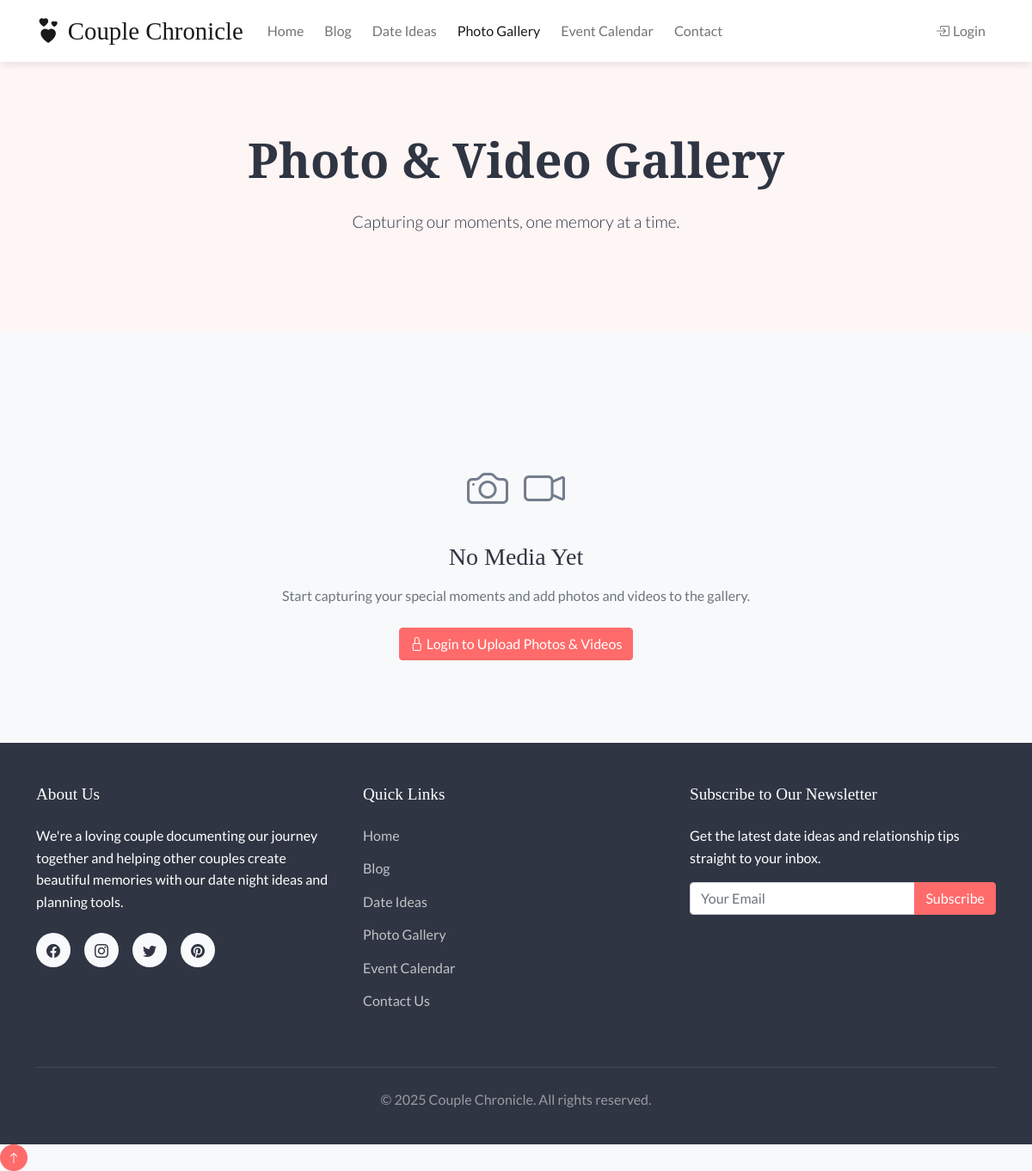
The app's page /gallery/, older data.
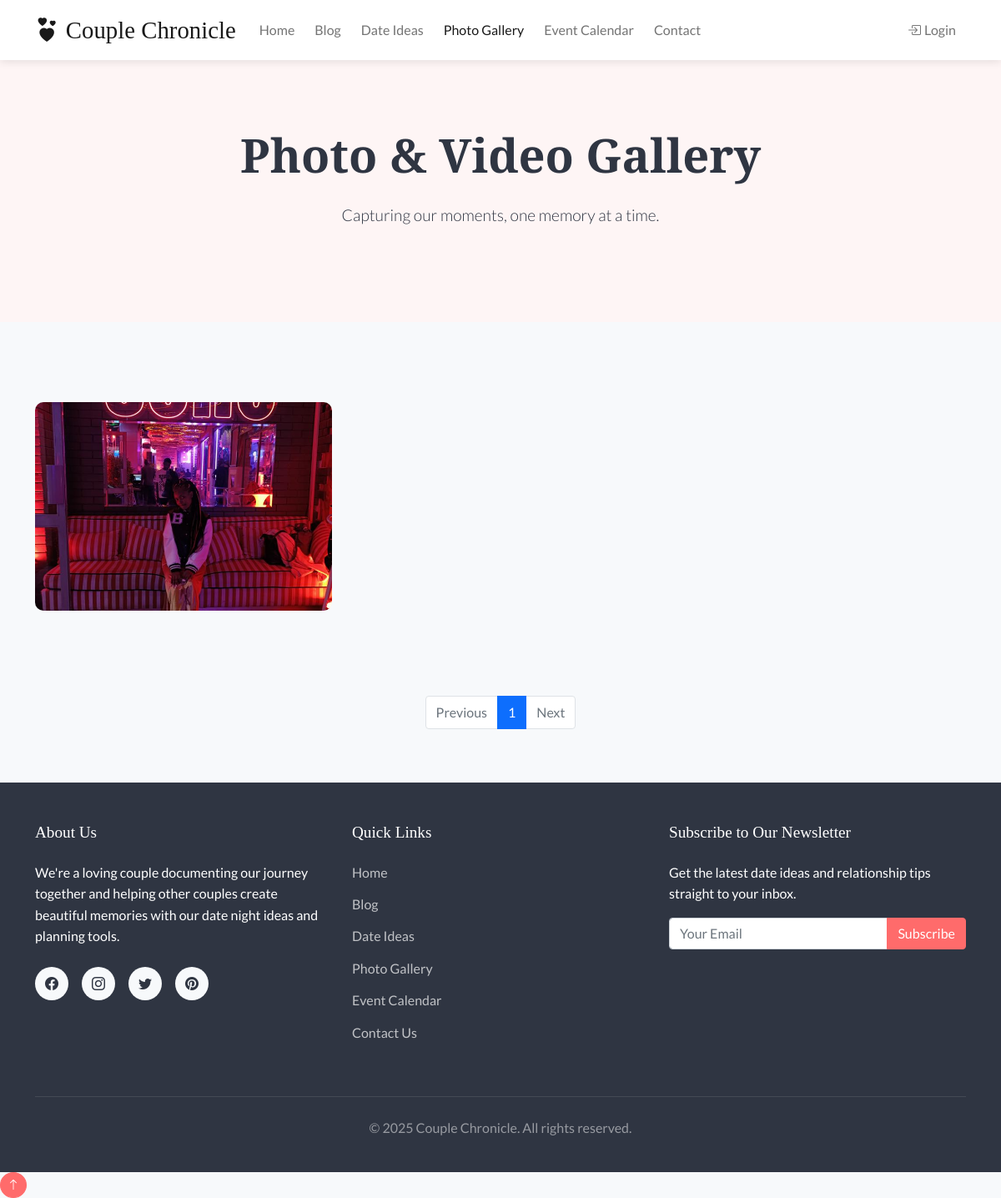
The same page, newer data.
### models.py (models this page shows, shortened)
class Photo(db.Model):
    id = db.Column(db.Integer, primary_key=True)
    title = db.Column(db.String(120))
    description = db.Column(db.Text)
    filename = db.Column(db.String(255), nullable=False)
    media_type = db.Column(db.String(10), default='image')  # 'image' or 'video'
    created_at = db.Column(db.DateTime, default=datetime.utcnow)
    user_id = db.Column(db.Integer, db.ForeignKey('user.id'), nullable=False)

### routes/gallery.py (the view)
@gallery_bp.route('/')
def index():
    page = request.args.get('page', 1, type=int)
    photos = Photo.query.order_by(Photo.created_at.desc()).paginate(page=page, per_page=12)
    return render_template('gallery/index.html', photos=photos)

### app.py (called while the page is built)
@app.context_processor
def inject_now():
    return {'now': datetime.utcnow()}

### templates/gallery/index.html (shortened to what this page needs)
{% extends 'base.html' %}
{% block content %}
<section class="hero text-center">
    <div class="container">
        <h1 class="display-4 fw-bold">Photo & Video Gallery</h1>
        <p class="lead">Capturing our moments, one memory at a time.</p>
    </div>
</section>
<section class="container py-5">
    {% if photos.items %}
        <div class="row">
            {% for photo in photos.items %}
                <div class="col-lg-4 col-md-6 mb-4">
                    <div class="gallery-item">
                        {% if photo.media_type == 'video' %}
                            <div class="position-relative" style="height: 220px; overflow: hidden; display: flex; align-items: center; justify-content: center; background: #000;">
                                <video width="100%" height="100%" style="object-fit: cover;" controls poster="{{ url_for('static', filename=photo.filename) }}.jpg">
                                    <source src="{{ url_for('static', filename=photo.filename) }}" type="video/mp4">
                                    Your browser does not support the video tag.
                                </video>
                                <span class="position-absolute" style="top: 10px; right: 10px; background: rgba(0,0,0,0.6); color: white; padding: 2px 8px; border-radius: 5px;">
                                    <i class="bi bi-camera-video"></i> Video
                                </span>
                            </div>
                        {% else %}
                            <img src="{{ url_for('static', filename=photo.filename) }}" alt="{{ photo.title or 'Gallery Photo' }}">
                        {% endif %}
                    </div>
                </div>
            {% endfor %}
        </div>
        <nav class="mt-5">
            <ul class="pagination justify-content-center">
                {% if photos.has_prev %}
                    <li class="page-item">
                        <a class="page-link" href="{{ url_for('gallery.index', page=photos.prev_num) }}">Previous</a>
                    </li>
                {% else %}
                    <li class="page-item disabled">
                        <span class="page-link">Previous</span>
                    </li>
                {% endif %}
                {% for page_num in photos.iter_pages(left_edge=1, right_edge=1, left_current=2, right_current=2) %}
                    {% if page_num %}
                        {% if page_num == photos.page %}
                            <li class="page-item active">
                                <span class="page-link">{{ page_num }}</span>
                            </li>
                        {% else %}
                            <li class="page-item">
                                <a class="page-link" href="{{ url_for('gallery.index', page=page_num) }}">{{ page_num }}</a>
                            </li>
                        {% endif %}
                    {% else %}
                        <li class="page-item disabled">
                            <span class="page-link">…</span>
                        </li>
                    {% endif %}
                {% endfor %}
                {% if photos.has_next %}
                    <li class="page-item">
                        <a class="page-link" href="{{ url_for('gallery.index', page=photos.next_num) }}">Next</a>
                    </li>
                {% else %}
                    <li class="page-item disabled">
                        <span class="page-link">Next</span>
                    </li>
                {% endif %}
            </ul>
        </nav>
    {% else %}
        <div class="text-center py-5">
            <div>
                <i class="bi bi-camera" style="font-size: 3rem; color: var(--gray-color);"></i>
                <i class="bi bi-camera-video" style="font-size: 3rem; color: var(--gray-color); margin-left: 15px;"></i>
            </div>
            <h3 class="mt-4 mb-3">No Media Yet</h3>
            <p class="text-muted mb-4">Start capturing your special moments and add photos and videos to the gallery.</p>
            {% if current_user.is_authenticated %}
                <a href="{{ url_for('gallery.upload') }}" class="btn btn-primary">
                    <i class="bi bi-cloud-upload"></i> Upload Your First Media
                </a>
            {% else %}
                <a href="{{ url_for('admin.login') }}" class="btn btn-primary">
                    <i class="bi bi-lock"></i> Login to Upload Photos & Videos
                </a>
            {% endif %}
        </div>
    {% endif %}
</section>
{% endblock %}

### templates/base.html (shortened to what this page needs)
<!DOCTYPE html>
<html lang="en">
<head>
    <link href="https://cdn.jsdelivr.net/npm/bootstrap@5.1.3/dist/css/bootstrap.min.css" rel="stylesheet">
    <link rel="stylesheet" href="https://cdn.jsdelivr.net/npm/bootstrap-icons@1.8.1/font/bootstrap-icons.css">
    <link rel="stylesheet" href="{{ url_for('static', filename='css/style.css') }}">
    <link rel="stylesheet" href="{{ url_for('static', filename='css/custom.css') }}">
</head>
<body {% if current_user.is_authenticated %}data-logged-in="true"{% else %}data-logged-in="false"{% endif %}>
    <nav class="navbar navbar-expand-lg navbar-light sticky-top">
        <div class="container">
            <a class="navbar-brand" href="{{ url_for('home.index') }}">
                <i class="bi bi-hearts me-2"></i>Couple Chronicle
            </a>
            <div class="collapse navbar-collapse" id="navbarNav">
                <ul class="navbar-nav me-auto">
                    <li class="nav-item">
                        <a class="nav-link {% if request.endpoint == 'home.index' %}active{% endif %}" href="{{ url_for('home.index') }}">Home</a>
                    </li>
                    <li class="nav-item">
                        <a class="nav-link {% if request.endpoint and request.endpoint.startswith('blog') %}active{% endif %}" href="{{ url_for('blog.index') }}">Blog</a>
                    </li>
                    <li class="nav-item">
                        <a class="nav-link {% if request.endpoint and request.endpoint.startswith('date_planner') %}active{% endif %}" href="{{ url_for('date_planner.index') }}">Date Ideas</a>
                    </li>
                    <li class="nav-item">
                        <a class="nav-link {% if request.endpoint and request.endpoint.startswith('gallery') %}active{% endif %}" href="{{ url_for('gallery.index') }}">Photo Gallery</a>
                    </li>
                    <li class="nav-item">
                        <a class="nav-link {% if request.endpoint and request.endpoint.startswith('calendar') %}active{% endif %}" href="{{ url_for('calendar.index') }}">Event Calendar</a>
                    </li>
                    <li class="nav-item">
                        <a class="nav-link {% if request.endpoint == 'contact.index' %}active{% endif %}" href="{{ url_for('contact.index') }}">Contact</a>
                    </li>
                </ul>
                <ul class="navbar-nav ms-auto">
                    {% if current_user.is_authenticated %}
                        {% if current_user.is_admin %}
                            <li class="nav-item">
                                <a class="nav-link {% if request.endpoint and request.endpoint.startswith('admin') %}active{% endif %}" href="{{ url_for('admin.dashboard') }}">
                                    <i class="bi bi-gear-fill me-1"></i>Admin
                                </a>
                            </li>
                        {% endif %}
                        <li class="nav-item">
                            <a class="nav-link" href="{{ url_for('admin.logout') }}">
                                <i class="bi bi-box-arrow-right me-1"></i>Logout
                            </a>
                        </li>
                    {% else %}
                        <li class="nav-item">
                            <a class="nav-link" href="{{ url_for('admin.login') }}">
                                <i class="bi bi-box-arrow-in-right me-1"></i>Login
                            </a>
                        </li>
                    {% endif %}
                </ul>
            </div>
        </div>
    </nav>
    <main>
        {% block content %}{% endblock %}
    </main>
    <footer>
        <div class="container">
            <div class="row">
                <div class="col-lg-4 col-md-6 mb-4 mb-md-0">
                    <h5>About Us</h5>
                    <p>We're a loving couple documenting our journey together and helping other couples create beautiful memories with our date night ideas and planning tools.</p>
                    <div class="social-links">
                        <a href="#"><i class="bi bi-facebook"></i></a>
                        <a href="#"><i class="bi bi-instagram"></i></a>
                        <a href="#"><i class="bi bi-twitter"></i></a>
                        <a href="#"><i class="bi bi-pinterest"></i></a>
                    </div>
                </div>
                <div class="col-lg-4 col-md-6 mb-4 mb-md-0">
                    <h5>Quick Links</h5>
                    <ul class="list-unstyled footer-links">
                        <li><a href="{{ url_for('home.index') }}">Home</a></li>
                        <li><a href="{{ url_for('blog.index') }}">Blog</a></li>
                        <li><a href="{{ url_for('date_planner.index') }}">Date Ideas</a></li>
                        <li><a href="{{ url_for('gallery.index') }}">Photo Gallery</a></li>
                        <li><a href="{{ url_for('calendar.index') }}">Event Calendar</a></li>
                        <li><a href="{{ url_for('contact.index') }}">Contact Us</a></li>
                    </ul>
                </div>
                <div class="col-lg-4 col-md-12">
                    <h5>Subscribe to Our Newsletter</h5>
                    <p>Get the latest date ideas and relationship tips straight to your inbox.</p>
                    <form>
                        <div class="input-group mb-3">
                            <input type="email" class="form-control" placeholder="Your Email" required>
                            <button class="btn btn-primary" type="submit">Subscribe</button>
                        </div>
                    </form>
                </div>
            </div>
            <div class="footer-bottom">
                <p>© 2025 Couple Chronicle. All rights reserved.</p>
            </div>
        </div>
    </footer>
    <button id="back-to-top" class="btn btn-primary btn-sm rounded-circle">
        <i class="bi bi-arrow-up"></i>
    </button>
</body>
</html>

### static/css/style.css (style rules this page uses)
:root { --primary-color: #FF6B6B; --secondary-color: #4ECDC4; --accent-color: #FFD166; --light-color: #F7F9FB; --dark-color: #2F3542; --gray-color: #747D8C; --soft-pink: #FDA7DF; --lavender: #D6A2E8; --font-heading: 'Playfair Display', serif; --font-body: 'Lato', sans-serif; }
body { font-family: var(--font-body); color: var(--dark-color); background-color: var(--light-color); line-height: 1.6; }
h1, h2, h3, h4, h5, h6 { font-family: var(--font-heading); margin-bottom: 1rem; color: var(--dark-color); }
a { color: var(--primary-color); text-decoration: none; transition: all 0.3s ease; }
.btn-primary { background-color: var(--primary-color); border-color: var(--primary-color); }
.navbar { background-color: rgba(255, 255, 255, 0.95); box-shadow: 0 2px 10px rgba(0, 0, 0, 0.1); }
.navbar-brand { font-family: var(--font-heading); font-size: 1.8rem; color: var(--primary-color); }
.navbar-nav .nav-link { color: var(--dark-color); font-weight: 500; padding: 0.5rem 1rem; margin: 0 0.25rem; position: relative; }
.navbar-nav .nav-link::after { content: ''; position: absolute; width: 0; height: 2px; bottom: 0; left: 50%; background-color: var(--primary-color); transition: all 0.3s ease; }
.hero { background-color: #fef5f5; padding: 5rem 0; margin-bottom: 3rem; position: relative; overflow: hidden; }
.hero::before { content: ''; position: absolute; top: 0; left: 0; width: 100%; height: 100%; background-image: url('https://cdn.jsdelivr.net/gh/feathericons/feather@4.29.0/icons/heart.svg'); background-repeat: repeat; background-size: 100px; opacity: 0.03; z-index: 0; }
.hero h1 { font-size: 3.5rem; margin-bottom: 1.5rem; position: relative; z-index: 1; }
.hero p { font-size: 1.2rem; max-width: 80%; margin: 0 auto 2rem; position: relative; z-index: 1; }
.gallery-item { margin-bottom: 30px; position: relative; overflow: hidden; border-radius: 10px; }
.gallery-item img { transition: transform 0.3s ease; width: 100%; height: 250px; object-fit: cover; }
.social-links { display: flex; gap: 1rem; margin-top: 1.5rem; }
.social-links a { width: 40px; height: 40px; border-radius: 50%; display: flex; align-items: center; justify-content: center; background-color: var(--light-color); color: var(--dark-color); transition: all 0.3s ease; }
footer { background-color: var(--dark-color); color: white; padding: 3rem 0 1.5rem; }
footer h5 { color: white; font-size: 1.2rem; margin-bottom: 1.5rem; }
footer .footer-links li { margin-bottom: 0.8rem; }
footer .footer-links a { color: rgba(255, 255, 255, 0.7); }
footer .footer-bottom { border-top: 1px solid rgba(255, 255, 255, 0.1); padding-top: 1.5rem; margin-top: 3rem; text-align: center; color: rgba(255, 255, 255, 0.5); }

Row changes from the older to the newer data that the page shows:
added Photo: filename (picture)
Text that changed along with them:
text no longer shown: "No Media Yet Start capturing your special moments and add photos and videos to the gallery. Login to Upload Photos & Videos"
text now shown: "Previous Next"
new list line: "1"
